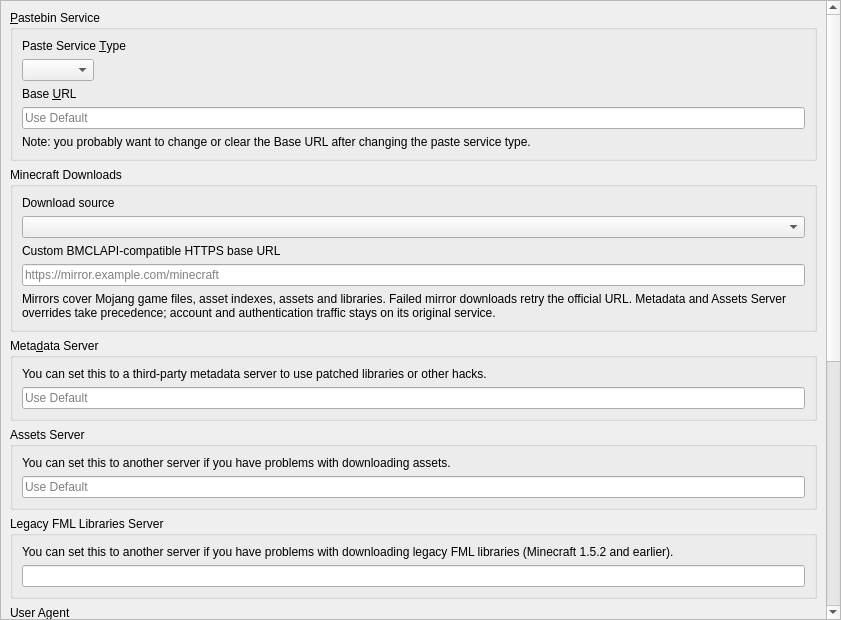
<?xml version="1.0" encoding="UTF-8"?>
<ui version="4.0">
 <class>APIPage</class>
 <widget class="QWidget" name="APIPage">
  <property name="geometry">
   <rect>
    <x>0</x>
    <y>0</y>
    <width>841</width>
    <height>620</height>
   </rect>
  </property>
  <layout class="QVBoxLayout" name="verticalLayout_2">
   <property name="leftMargin">
    <number>0</number>
   </property>
   <property name="topMargin">
    <number>0</number>
   </property>
   <property name="rightMargin">
    <number>0</number>
   </property>
   <property name="bottomMargin">
    <number>0</number>
   </property>
   <item>
    <widget class="QScrollArea" name="scrollArea">
     <property name="widgetResizable">
      <bool>true</bool>
     </property>
     <widget class="QWidget" name="scrollAreaWidgetContents">
      <property name="geometry">
       <rect>
        <x>0</x>
        <y>-262</y>
        <width>820</width>
        <height>908</height>
       </rect>
      </property>
      <layout class="QVBoxLayout" name="verticalLayout">
       <item>
        <widget class="QGroupBox" name="groupBox_paste">
         <property name="title">
          <string>&amp;Pastebin Service</string>
         </property>
         <layout class="QVBoxLayout" name="verticalLayout_3">
          <item>
           <widget class="QLabel" name="pasteServiceTypeLabel">
            <property name="text">
             <string>Paste Service &amp;Type</string>
            </property>
            <property name="buddy">
             <cstring>pasteTypeComboBox</cstring>
            </property>
           </widget>
          </item>
          <item>
           <widget class="QComboBox" name="pasteTypeComboBox">
            <property name="sizePolicy">
             <sizepolicy hsizetype="Maximum" vsizetype="Fixed">
              <horstretch>0</horstretch>
              <verstretch>0</verstretch>
             </sizepolicy>
            </property>
           </widget>
          </item>
          <item>
           <widget class="QLabel" name="baseURLLabel">
            <property name="text">
             <string>Base &amp;URL</string>
            </property>
            <property name="buddy">
             <cstring>baseURLEntry</cstring>
            </property>
           </widget>
          </item>
          <item>
           <widget class="QLineEdit" name="baseURLEntry">
            <property name="placeholderText">
             <string>Use Default</string>
            </property>
            <property name="clearButtonEnabled">
             <bool>true</bool>
            </property>
           </widget>
          </item>
          <item>
           <widget class="QLabel" name="baseURLNote">
            <property name="text">
             <string>Note: you probably want to change or clear the Base URL after changing the paste service type.</string>
            </property>
            <property name="wordWrap">
             <bool>true</bool>
            </property>
           </widget>
          </item>
         </layout>
        </widget>
       </item>
       <item>
        <widget class="QGroupBox" name="groupBox_minecraftDownloads">
         <property name="title">
          <string>Minecraft Downloads</string>
         </property>
         <layout class="QVBoxLayout" name="verticalLayout_minecraftDownloads">
          <item>
           <widget class="QLabel" name="minecraftDownloadSourceLabel">
            <property name="text">
             <string>Download source</string>
            </property>
            <property name="buddy">
             <cstring>minecraftDownloadSource</cstring>
            </property>
           </widget>
          </item>
          <item>
           <widget class="QComboBox" name="minecraftDownloadSource"/>
          </item>
          <item>
           <widget class="QLabel" name="minecraftCustomDownloadBaseLabel">
            <property name="text">
             <string>Custom BMCLAPI-compatible HTTPS base URL</string>
            </property>
            <property name="buddy">
             <cstring>minecraftCustomDownloadBase</cstring>
            </property>
           </widget>
          </item>
          <item>
           <widget class="QLineEdit" name="minecraftCustomDownloadBase">
            <property name="placeholderText">
             <string>https://mirror.example.com/minecraft</string>
            </property>
            <property name="clearButtonEnabled">
             <bool>true</bool>
            </property>
           </widget>
          </item>
          <item>
           <widget class="QLabel" name="minecraftDownloadNote">
            <property name="text">
             <string>Mirrors cover Mojang game files, asset indexes, assets and libraries. Failed mirror downloads retry the official URL. Metadata and Assets Server overrides take precedence; account and authentication traffic stays on its original service.</string>
            </property>
            <property name="wordWrap">
             <bool>true</bool>
            </property>
           </widget>
          </item>
         </layout>
        </widget>
       </item>
       <item>
        <widget class="QGroupBox" name="groupBox_meta">
         <property name="title">
          <string>Meta&amp;data Server</string>
         </property>
         <layout class="QVBoxLayout" name="verticalLayout_5">
          <item>
           <widget class="QLabel" name="label_6">
            <property name="text">
             <string>You can set this to a third-party metadata server to use patched libraries or other hacks.</string>
            </property>
            <property name="textFormat">
             <enum>Qt::RichText</enum>
            </property>
            <property name="wordWrap">
             <bool>true</bool>
            </property>
            <property name="openExternalLinks">
             <bool>true</bool>
            </property>
           </widget>
          </item>
          <item>
           <widget class="QLineEdit" name="metaURL">
            <property name="placeholderText">
             <string>Use Default</string>
            </property>
           </widget>
          </item>
         </layout>
        </widget>
       </item>
       <item>
        <widget class="QGroupBox" name="groupBox_assets">
         <property name="title">
          <string>Assets Server</string>
         </property>
         <layout class="QVBoxLayout" name="verticalLayout_6">
          <item>
           <widget class="QLabel" name="label_7">
            <property name="text">
             <string>You can set this to another server if you have problems with downloading assets.</string>
            </property>
            <property name="textFormat">
             <enum>Qt::RichText</enum>
            </property>
            <property name="wordWrap">
             <bool>true</bool>
            </property>
            <property name="openExternalLinks">
             <bool>true</bool>
            </property>
           </widget>
          </item>
          <item>
           <widget class="QLineEdit" name="resourceURL">
            <property name="placeholderText">
             <string>Use Default</string>
            </property>
           </widget>
          </item>
         </layout>
        </widget>
       </item>
       <item>
        <widget class="QGroupBox" name="groupBox_fmllibs">
         <property name="title">
          <string>Legacy FML Libraries Server</string>
         </property>
         <layout class="QVBoxLayout" name="verticalLayout_8">
          <item>
           <widget class="QLabel" name="label">
            <property name="text">
             <string>You can set this to another server if you have problems with downloading legacy FML libraries (Minecraft 1.5.2 and earlier).</string>
            </property>
            <property name="textFormat">
             <enum>Qt::RichText</enum>
            </property>
            <property name="wordWrap">
             <bool>true</bool>
            </property>
            <property name="openExternalLinks">
             <bool>true</bool>
            </property>
           </widget>
          </item>
          <item>
           <widget class="QLineEdit" name="legacyFMLLibsURL"/>
          </item>
         </layout>
        </widget>
       </item>
       <item>
        <widget class="QGroupBox" name="groupBox_ua">
         <property name="minimumSize">
          <size>
           <width>0</width>
           <height>0</height>
          </size>
         </property>
         <property name="title">
          <string>User Agent</string>
         </property>
         <layout class="QVBoxLayout" name="verticalLayout_7">
          <item>
           <widget class="QLineEdit" name="userAgentLineEdit">
            <property name="placeholderText">
             <string>Use Default</string>
            </property>
           </widget>
          </item>
          <item>
           <widget class="QLabel" name="userAgentLabel">
            <property name="text">
             <string>Enter a custom User Agent here. The special string $LAUNCHER_VER will be replaced with the version of the launcher.</string>
            </property>
            <property name="wordWrap">
             <bool>true</bool>
            </property>
           </widget>
          </item>
         </layout>
        </widget>
       </item>
       <item>
        <widget class="QGroupBox" name="groupBox_msa">
         <property name="title">
          <string>&amp;API Keys</string>
         </property>
         <layout class="QVBoxLayout" name="verticalLayout_4">
          <item>
           <widget class="QLabel" name="msaClientIDLabel">
            <property name="text">
             <string>&amp;Microsoft Authentication</string>
            </property>
            <property name="textFormat">
             <enum>Qt::RichText</enum>
            </property>
            <property name="wordWrap">
             <bool>true</bool>
            </property>
            <property name="openExternalLinks">
             <bool>true</bool>
            </property>
            <property name="buddy">
             <cstring>msaClientID</cstring>
            </property>
           </widget>
          </item>
          <item>
           <widget class="QLineEdit" name="msaClientID">
            <property name="placeholderText">
             <string>Use Default</string>
            </property>
           </widget>
          </item>
          <item>
           <widget class="QLabel" name="label_3">
            <property name="text">
             <string>Note: you probably don't need to set this if logging in via Microsoft Authentication already works.</string>
            </property>
            <property name="textFormat">
             <enum>Qt::RichText</enum>
            </property>
            <property name="wordWrap">
             <bool>true</bool>
            </property>
           </widget>
          </item>
          <item>
           <spacer name="verticalSpacer">
            <property name="orientation">
             <enum>Qt::Vertical</enum>
            </property>
            <property name="sizeType">
             <enum>QSizePolicy::Fixed</enum>
            </property>
            <property name="sizeHint" stdset="0">
             <size>
              <width>0</width>
              <height>6</height>
             </size>
            </property>
           </spacer>
          </item>
          <item>
           <widget class="QLabel" name="modrinthTokenLabel">
            <property name="text">
             <string>Mod&amp;rinth</string>
            </property>
            <property name="textFormat">
             <enum>Qt::RichText</enum>
            </property>
            <property name="wordWrap">
             <bool>true</bool>
            </property>
            <property name="openExternalLinks">
             <bool>true</bool>
            </property>
            <property name="buddy">
             <cstring>modrinthToken</cstring>
            </property>
           </widget>
          </item>
          <item>
           <widget class="QLineEdit" name="modrinthToken">
            <property name="enabled">
             <bool>true</bool>
            </property>
            <property name="placeholderText">
             <string>Use None</string>
            </property>
           </widget>
          </item>
          <item>
           <widget class="QLabel" name="label_8">
            <property name="text">
             <string>&lt;html&gt;&lt;head/&gt;&lt;body&gt;&lt;p&gt;Note: you only need to set this to access private data. Read the &lt;a href=&quot;https://docs.modrinth.com/api/#authentication&quot;&gt;documentation&lt;/a&gt; for more information.&lt;/p&gt;&lt;/body&gt;&lt;/html&gt;</string>
            </property>
            <property name="wordWrap">
             <bool>true</bool>
            </property>
            <property name="openExternalLinks">
             <bool>true</bool>
            </property>
           </widget>
          </item>
          <item>
           <spacer name="verticalSpacer_4">
            <property name="orientation">
             <enum>Qt::Vertical</enum>
            </property>
            <property name="sizeType">
             <enum>QSizePolicy::Fixed</enum>
            </property>
            <property name="sizeHint" stdset="0">
             <size>
              <width>0</width>
              <height>6</height>
             </size>
            </property>
           </spacer>
          </item>
          <item>
           <widget class="QLabel" name="flameKeyLabel">
            <property name="text">
             <string>&amp;CurseForge</string>
            </property>
            <property name="textFormat">
             <enum>Qt::RichText</enum>
            </property>
            <property name="wordWrap">
             <bool>true</bool>
            </property>
            <property name="openExternalLinks">
             <bool>true</bool>
            </property>
            <property name="buddy">
             <cstring>flameKey</cstring>
            </property>
           </widget>
          </item>
          <item>
           <widget class="QLineEdit" name="flameKey">
            <property name="enabled">
             <bool>true</bool>
            </property>
            <property name="placeholderText">
             <string>Use Default</string>
            </property>
           </widget>
          </item>
          <item>
           <widget class="QLabel" name="label_10">
            <property name="text">
             <string>Note: you probably don't need to set this if CurseForge already works.</string>
            </property>
            <property name="wordWrap">
             <bool>true</bool>
            </property>
           </widget>
          </item>
          <item>
           <widget class="QCheckBox" name="FallbackMRBlockedMods">
            <property name="text">
             <string>Enable fallback to Modrinth for blocked mods</string>
            </property>
           </widget>
          </item>
          <item>
           <spacer name="verticalSpacer_3">
            <property name="orientation">
             <enum>Qt::Vertical</enum>
            </property>
            <property name="sizeType">
             <enum>QSizePolicy::Fixed</enum>
            </property>
            <property name="sizeHint" stdset="0">
             <size>
              <width>0</width>
              <height>6</height>
             </size>
            </property>
           </spacer>
          </item>
          <item>
           <widget class="QLabel" name="label_12">
            <property name="text">
             <string>&amp;Technic</string>
            </property>
            <property name="buddy">
             <cstring>technicClientID</cstring>
            </property>
           </widget>
          </item>
          <item>
           <widget class="QLineEdit" name="technicClientID">
            <property name="placeholderText">
             <string>Use Default</string>
            </property>
           </widget>
          </item>
          <item>
           <widget class="QLabel" name="label_11">
            <property name="text">
             <string>&lt;html&gt;&lt;head/&gt;&lt;body&gt;&lt;p&gt;Note: you only need to set this to access private data.&lt;/p&gt;&lt;/body&gt;&lt;/html&gt;</string>
            </property>
            <property name="wordWrap">
             <bool>true</bool>
            </property>
           </widget>
          </item>
         </layout>
        </widget>
       </item>
       <item>
        <spacer name="verticalSpacer_2">
         <property name="orientation">
          <enum>Qt::Vertical</enum>
         </property>
         <property name="sizeHint" stdset="0">
          <size>
           <width>0</width>
           <height>0</height>
          </size>
         </property>
        </spacer>
       </item>
      </layout>
     </widget>
    </widget>
   </item>
  </layout>
 </widget>
 <resources/>
 <connections/>
</ui>
